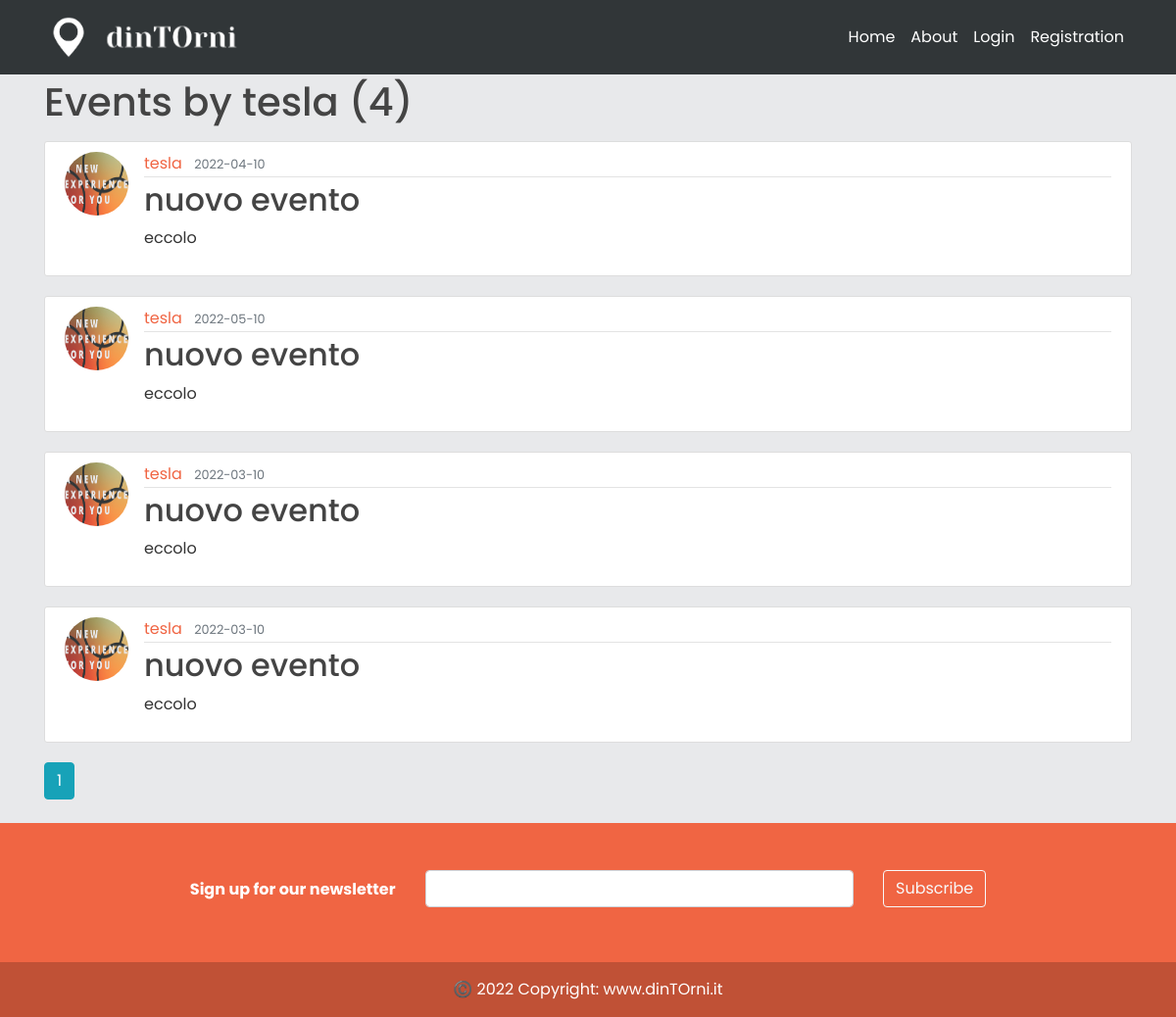
/tesla, run on the app's committed database.
### models.py (models this page shows, shortened)
class User(db.Model, UserMixin):
    _tablename__ = 'user'
    id = db.Column(db.Integer, primary_key=True)
    email = db.Column(db.String(120), unique=True, nullable=False)
    image_file = db.Column(db.String(20), nullable=False, default='default.jpg')
    password = db.Column(db.String(60), nullable=False)
    telephone = db.Column(db.Integer(), nullable=False)
    type= db.Column(db.String(20))
    __mapper_args__={
        'polymorphic_identity': 'user',
        'polymorphic_on': type
    }

class Business(User, db.Model):
    _tablename__ = 'business'
    id = db.Column(db.Integer, db.ForeignKey('user.id'), primary_key=True)
    name = db.Column(db.String(20), unique=True, nullable=False)
    vat_number = db.Column(db.Integer())#rimettere i nullable
    city = db.Column(db.String(20))
    address = db.Column(db.String(30))
    events = db.relationship('Event', backref='creator', lazy=True)
    link_facebook = db.Column(db.String())
    link_instagram = db.Column(db.String())
    link_twitter = db.Column(db.String())
    link_website = db.Column(db.String())
    __mapper_args__ = {
        'polymorphic_identity': 'business',
    }

class Event(db.Model):
    id = db.Column(db.Integer, primary_key=True)
    title = db.Column(db.String(100), nullable=False)
    date_event = db.Column(db.Date, nullable=False)
    location = db.Column(db.Text, default='eccolo', nullable=False)
    price = db.Column(db.Float, default=1, nullable = True)
    equipment = db.Column(db.Text, default='eccolo', nullable=True)
    min_users = db.Column(db.Integer, default=2, nullable=True)
    date_posted = db.Column(db.DateTime,
                            default=datetime.utcnow())  # default è listante corrente in cui posto
    content = db.Column(db.Text, default='eccolo', nullable=False)
    weaknesses = db.Column(db.Text, default='eccolo', nullable=True)
    image_event1 = db.Column(db.String(20), nullable=False, default='default.jpg')
    image_event2 = db.Column(db.String(20), nullable=False, default='default.jpg')
    image_event3 = db.Column(db.String(20), nullable=False, default='default.jpg')
    business_id = db.Column(db.Integer, db.ForeignKey('business.id'))  # db integer, è una chiave devo specificare la relazi

class User(db.Model, UserMixin):
    _tablename__ = 'user'
    id = db.Column(db.Integer, primary_key=True)
    email = db.Column(db.String(120), unique=True, nullable=False)
    image_file = db.Column(db.String(20), nullable=False, default='default.jpg')
    password = db.Column(db.String(60), nullable=False)
    telephone = db.Column(db.Integer(), nullable=False)
    type= db.Column(db.String(20))
    __mapper_args__={
        'polymorphic_identity': 'user',
        'polymorphic_on': type
    }

### app/users/routes.py (the view)
@users.route("/<string:name>")
def business_events(name):
    page = request.args.get('page', 1, type=int)
    business = Business.query.filter_by(name=name).first_or_404()
    events = Event.query.filter_by(creator=business).order_by(Event.date_posted.desc()).paginate(page=page, per_page=5)
    return render_template('business_events.html', events=events, business=business)

### app/templates/business_events.html
{% extends "layout.html" %}
{% block content %}
    <h1 class="mb-3">Events by {{ business.name }} ({{ events.total }})</h1>
    {% for event in events.items %}
        <article class="media content-section">
          <img class="rounded-circle article-img" src="{{ url_for('static', filename='profile_pics/' + event.creator.image_file) }}">
          <div class="media-body">
            <div class="article-metadata">
              <a class="mr-2" href="{{ url_for('users.business_events', name=event.creator.name) }}">{{ event.creator.name }}</a>
              <small class="text-muted">{{ event.date_event.strftime('%Y-%m-%d') }}</small>
            </div>
            <h2><a class="article-title" href="{{ url_for('events.event', event_id=event.id) }}">{{ event.title }}</a></h2>
            <p class="article-content">{{ event.content }}</p>
          </div>
        </article>
    {% endfor %}
    {% for page_num in events.iter_pages(left_edge=1, right_edge=1, left_current=1, right_current=2) %}
      {% if page_num %}
        {% if events.page == page_num %}
          <a class="btn btn-info mb-4" href="{{ url_for('users.business_events', name=business.name, page=page_num) }}">{{ page_num }}</a>
        {% else %}
          <a class="btn btn-outline-info mb-4" href="{{ url_for('users.business_events', name=business.name, page=page_num) }}">{{ page_num }}</a>
        {% endif %}
      {% else %}
        ...
      {% endif %}
    {% endfor %}
{% endblock content %}

### app/static/main.css (style rules this page uses)
body { background: #fafafa; color: #333333; margin-top: 5rem; }
h1, h2, h3, h4, h5, h6 { color: #444444; }
.content-section { background: #ffffff; padding: 10px 20px; border: 1px solid #dddddd; border-radius: 3px; margin-bottom: 20px; }
.article-title { color: #444444; }
.article-content { white-space: pre-line; }
.article-img { height: 65px; width: 65px; margin-right: 16px; }
.article-metadata { padding-bottom: 1px; margin-bottom: 4px; border-bottom: 1px solid #e3e3e3 }
img { border: 0; }
img { max-width: 100%; }
img { vertical-align: middle; border-style: none; }
*, body { font-family: "Poppins", sans-serif; }
a { color: #F06543; }
.rounded-circle { border-radius: 50% !important; }

### data on the page
Business: name "tesla"
Event: image_file (placeholder picture), creator.name "tesla", date_event "2022-04-10", title "nuovo evento", content "eccolo"
Event: image_file (placeholder picture), creator.name "tesla", date_event "2022-05-10", title "nuovo evento", content "eccolo"
Event: image_file (placeholder picture), creator.name "tesla", date_event "2022-03-10", title "nuovo evento", content "eccolo"
Event: image_file (placeholder picture), creator.name "tesla", date_event "2022-03-10", title "nuovo evento", content "eccolo"

### other printed values
{{ events.total }} "4"
{{ page_num }} "1"
